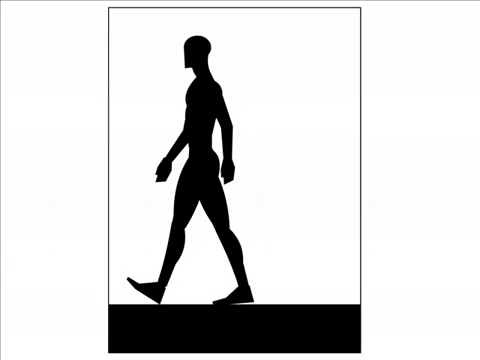
#> input picture frame 55 of man_walk.mp4, 480 x 360 px
$ python Gait_Analysis.py   (older library calls are emulated)
#> lines starting #> are read from the running program, lines starting #| are printed output that depends on the picture
import cv2
import numpy as np
import imutils

cap = cv2.VideoCapture('man_walk.mp4')
no_of_frames = int(cap.get(cv2.CAP_PROP_FRAME_COUNT))

while cap.isOpened():
    ret, frame = cap.read()
#> frame is the input picture: shape (360, 480, 3); mean B, G, R 219, 219, 219
    #CONVERT TO GRAYSCALE
    frame = cv2.cvtColor(frame, cv2.COLOR_BGR2GRAY)
#> frame: shape (360, 480)

    #GAUSSIAN BLUR FOR CLEAR CONTOURS
    frame = cv2.GaussianBlur(frame, (5, 5), 0)
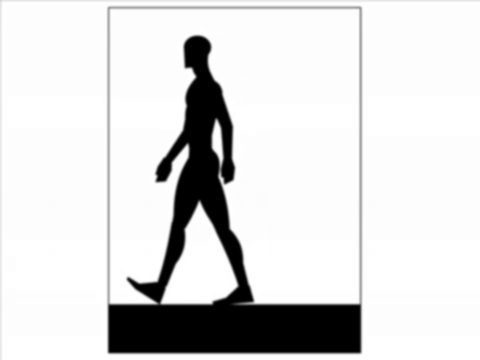
#> frame: shape (360, 480); min 0, max 255, mean 219.1

    #THRESHOLD TO BINARY IMAGE TO REMOVE ALL COLORS
    frame = cv2.threshold(frame, 45, 255, cv2.THRESH_BINARY)

    #FINDING THE CONTOURS
#> (the run stopped early here; a loop or call above may not have finished)

$ run again, starting later in the video
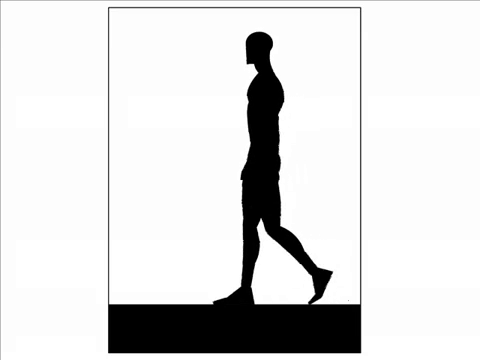
#> input picture frame 250 of man_walk.mp4, 480 x 360 px
#> frame is the input picture: shape (360, 480, 3); min 0, max 255, mean 221.2
#> `frame = cv2.GaussianBlur(frame, (5, 5), 0)`:
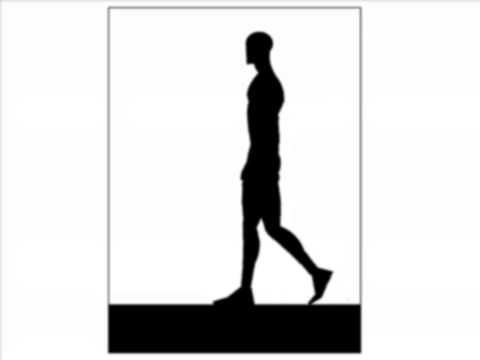
#> frame: shape (360, 480); min 0, max 255, mean 221.3

$ run again, starting later in the video
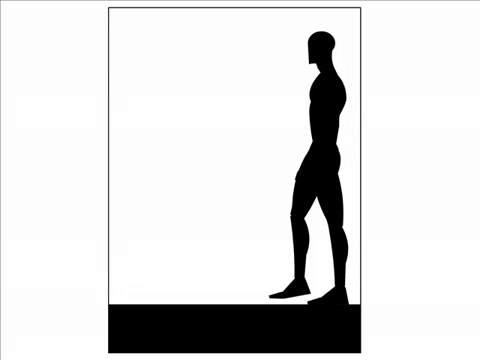
#> input picture frame 445 of man_walk.mp4, 480 x 360 px
#> frame is the input picture: shape (360, 480, 3); min 0, max 255, mean 221.2
#> `frame = cv2.GaussianBlur(frame, (5, 5), 0)`:
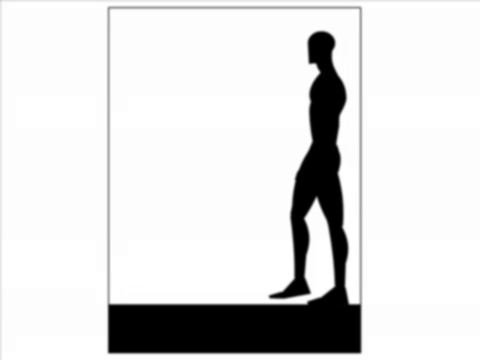
#> frame: shape (360, 480); min 0, max 255, mean 221.3
